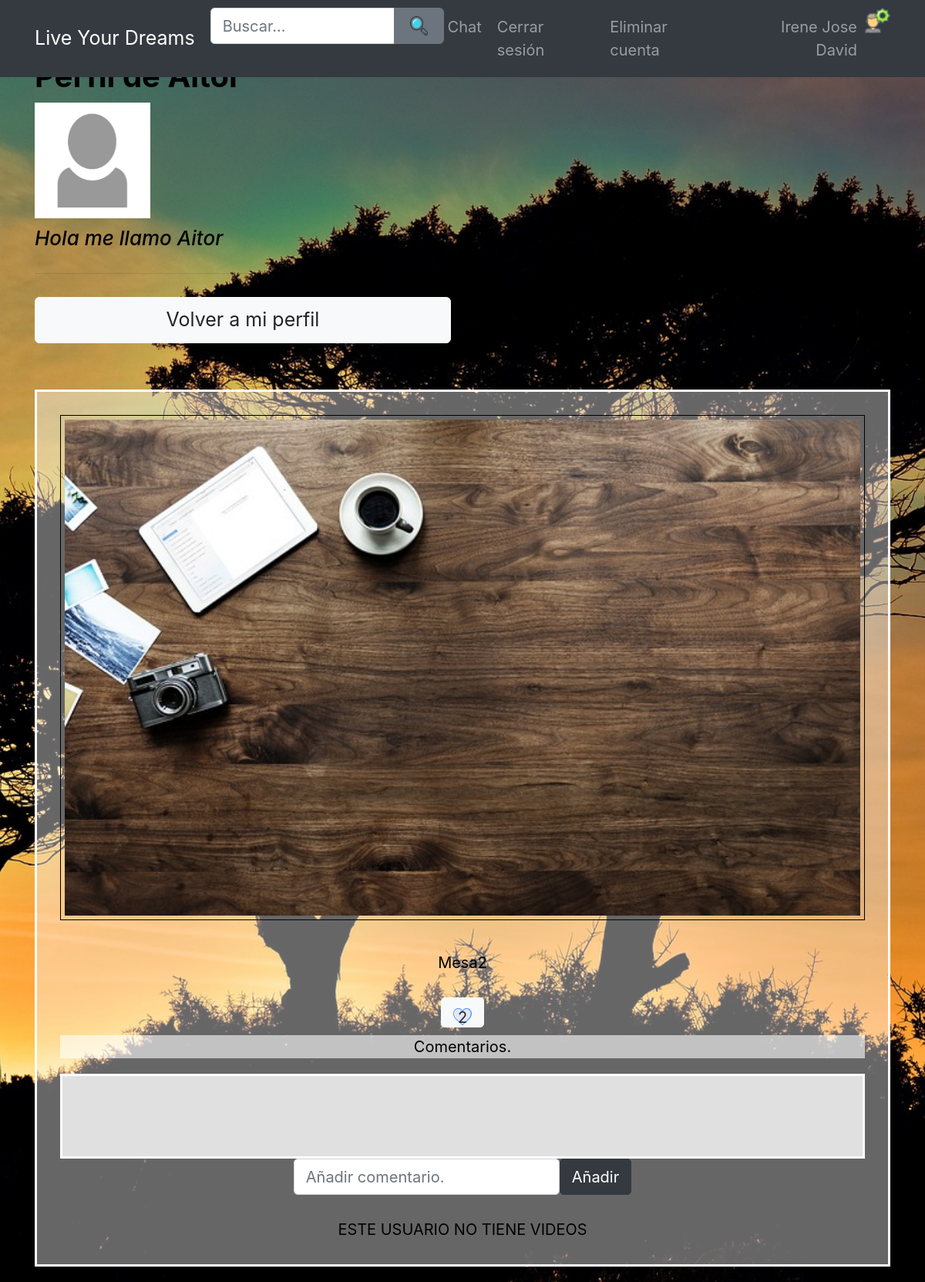
The page /vistausuario.php?id=5&nombreusuario=Aitor (signed in) on the database its author committed.
### tables this page shows
CREATE TABLE `usuarios` (
  `usuarioID` int(11) NOT NULL,
  `username` varchar(255) NOT NULL,
  `password` varchar(255) NOT NULL,
  `email` varchar(255) NOT NULL,
  `active` varchar(255) NOT NULL,
  `resetToken` varchar(255) DEFAULT NULL,
  `resetComplete` varchar(3) DEFAULT 'No',
  `visitas` int(11) DEFAULT '0',
  `descripcion` varchar(255) NOT NULL,
  `imagen` varchar(255) NOT NULL,
  `ultVisitas` longtext NOT NULL
);

CREATE TABLE `imagen` (
  `idfoto` int(11) NOT NULL,
  `usuarioID` int(11) NOT NULL,
  `nombre` varchar(255) NOT NULL,
  `descripcion` text NOT NULL,
  `likes` int(11) DEFAULT '0'
);

### vistausuario.php (the view, shortened to what this page needs)
<?php
require('includes/config.php');
require('layout/header.php');
?>
<div class="container">
	<div class="row">
		<div class="col-xs-12 col-sm-12 col-md-6 col-sm-offset-2 col-md-offset-3">
			<h2 class="perfilDe">Perfil de <?php echo htmlspecialchars($_GET['nombreusuario'], ENT_QUOTES); ?></h2>
			<?php
			$stmt = $db->query("SELECT imagen, descripcion,ultVisitas FROM usuarios WHERE usuarioID = " . $_GET['id']);
			while ($row = $stmt->fetch()) {
				if (empty($row['imagen'])) {
					$imagenP = "usuario.jpg";
				} else {
					$imagenP = $row['imagen'];
				}
				if (empty($row['descripcion'])) {
					$descripcionP = "Descripcion";
				} else {
					$descripcionP = $row['descripcion'];
				}
			}
			?>
			<div class="row">
				<div class="col-md-12">
					<div style="">
						<?php echo '<img class="imgPerfil" src="imagenes/' . $imagenP . '">' . "\n"; ?>
						<h4 class="descripcionPerfil">
							<?php echo $descripcionP; ?>
						</h4>
					</div>
				</div>
			</div>
			<hr>
			<div class="row mt-4">
				<div class="col-xs-12 col-md-12">
					<a class="btn btn-light btn-block btn-lg" tabindex="5" href="paginausuarios.php">
						Volver a mi perfil
					</a>
				</div>
			</div>
		</div>
		<div class="col-xs-12 col-sm-12 col-md-12 col-sm-offset-12 col-md-offset-12 mt-5">
			<div class="row">
				<div class="col-md-12">
					<div class="contenedorTodo">
						<?php
						$id = $_GET['id'];
						$stmt = $db->query("SELECT * FROM imagen WHERE usuarioID = " . $id);
						while ($row = $stmt->fetch()) {
							echo '<img id="' . $row['idfoto'] . '" class="foto"
							src="imagenes/' . $row['nombre'] . '">' . "\n";
							echo '<br/><br/>' . ucfirst ($row['descripcion']) . '<br/><br/>';
							$idDelaFoto = $row['idfoto'];
							echo '<button type="button" id="' . $row['idfoto'] . '" class="comment-ico btn btn-light like"><img src="img/app/heart.png">';
							echo '<div class="contadorLikes">';
							$stmt2 = $db->query("SELECT likes FROM imagen WHERE idfoto =" . $row['idfoto']);
							$contenedor = [];
							while ($row = $stmt2->fetch()) {
								array_push($contenedor, $row['likes']);
							}
							echo $contenedor[0];
							echo '</div></button>';
							echo '<div class="detailBox">
							<div class="commentBox">
								<p class="taskDescription"> Comentarios.</p>
							</div>
							<div class="actionBox">
								<div class="cajaComent">
								<ul class="commentList" id="ul' . $idDelaFoto . '">';
							$var3 = $idDelaFoto;
							echo '	</ul></div>
								<form class="formulario" role="form" action="#" method="post">
									<div class=" posicionBoton form-group row" >
										<div>
											<input  type="text" class="form-control" maxlength="128" name="comentario" placeHolder="Añadir comentario.">
										</div>
										<div>
											<input  type="submit" class="btn btn-dark" name="submit' . $var3 . '" value="Añadir">
										</div>
									</div>
								</form>
							</div>
						</div>';
						}
						?>
						<?php
						$cont = 0;
						if ($cont == 0) {
							echo '<span>ESTE USUARIO NO TIENE VIDEOS</span>';
						}
                        ?>
            </div>
        </div>
					</div>
				</div>
			</div>
		</div>
<?php
require('layout/footer.php');
?>

### style/main.css (style rules this page uses)
a { color: #EF1F2F; text-decoration: none; }
html, body { height: auto; font-size: 20px; color: black; }
body { background: url("../img/foto_fondo.jpg") no-repeat center center fixed; background-size: cover; }
@media only screen and (min-width:1200px) { h4 { font-size: 26px; } }
.contenedorTodo { padding: 30px; border: 3px solid white; text-align: center; background: rgba(255, 255, 255, 0.4); margin-bottom: 20px; }
.foto { width: 100%; height: auto; padding: 5px; border: 1px solid black; margin-bottom: 10px; }

### style/vistausuario.css (style rules this page uses)
.like { height: 39px; margin-bottom: 10px; }
.contadorLikes { position: relative; bottom: 28px; }
.detailBox { margin-bottom: 10px; }
.commentBox { background: rgba(255, 255, 255, 0.6); }
.cajaComent { background: rgba(255, 255, 255, 0.8); border: 3px solid white; width: 100%; height: 110px; overflow: auto; text-align: left; }
.descripcionPerfil { font-style: italic; margin-top: 10px; }
.perfilDe { font-weight: bold; }
.formulario { display: inline-block; }
.posicionBoton { justify-content: center: }

### style/paginausuarios.css (style rules this page uses)
.imgPerfil { width: 150px; height: 150px; }

### rows shown on the page
usuarios: imagen (picture), descripcion "Hola me llamo Aitor"
imagen: nombre (picture), descripcion "Mesa2", contenedor "2"
